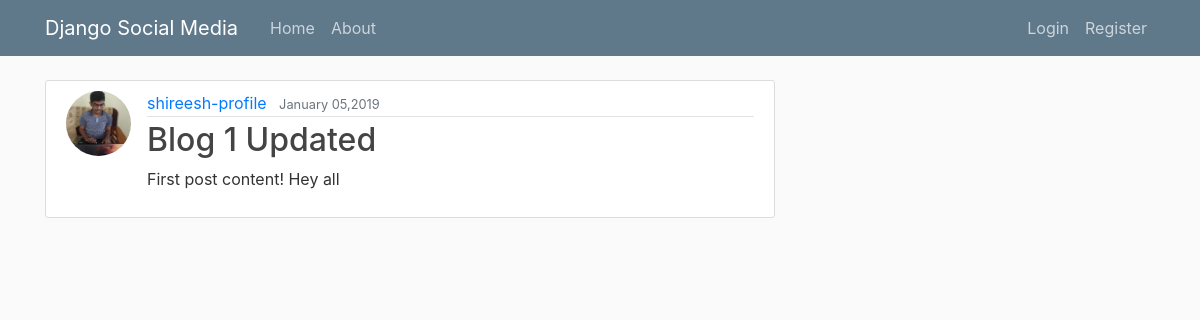
The app's page /post/1/ with its own data.
### blog/models.py (models this page shows, shortened)
class Post(models.Model):
    title = models.CharField(max_length = 100)
    content =  models.TextField() #Unrestricted text
    date_posted = models.DateTimeField(default = timezone.now) #current date time as created and changable
    author  = models.ForeignKey(User,on_delete=models.CASCADE) #telling that if a user is deleted then delete the user

### users/models.py (models this page shows, shortened)
class Profile(models.Model):
    user = models.OneToOneField(User , on_delete=models.CASCADE) #extending the user models
    image = models.ImageField(default='default.jpg',upload_to='profile_pics')

### blog/views.py (the view)
# urls.py: path('post/<int:pk>/', PostDetailView.as_view() , name='post-detail'),
class PostDetailView(DetailView):
    model = Post

### blog/templates/blog/post_detail.html (shortened to what this page needs)
{% extends "blog/base.html" %}
{% block content  %}
<article class="media content-section">
    <img class='rounded-circle article-img' src='{{ object.author.profile.image.url}}' >
        <div class="media-body">
          <div class="article-metadata">
            <a class="mr-2" href="{%  url 'user-posts' object.author.username %}">{{ object.author }}</a>
            <small class="text-muted">{{ object.date_posted |date:'F d,Y'}}</small>
          </div>
          <h2 class="article-title">{{ object.title }}</h2>
          <p class="article-content">{{ object.content }}</p>
        </div>
      </article>
{% endblock content %}

### blog/static/blog/main.css (style rules this page uses)
body { background: #fafafa; color: #333333; margin-top: 5rem; }
h1, h2, h3, h4, h5, h6 { color: #444444; }
.content-section { background: #ffffff; padding: 10px 20px; border: 1px solid #dddddd; border-radius: 3px; margin-bottom: 20px; }
.article-title { color: #444444; }
.article-content { white-space: pre-line; }
.article-img { height: 65px; width: 65px; margin-right: 16px; }
.article-metadata { padding-bottom: 1px; margin-bottom: 4px; border-bottom: 1px solid #e3e3e3 }

### records on screen
Post: author.profile.image (picture), author "shireesh-profile", date_posted "January 05,2019", title "Blog 1 Updated", content "First post content! Hey all"
